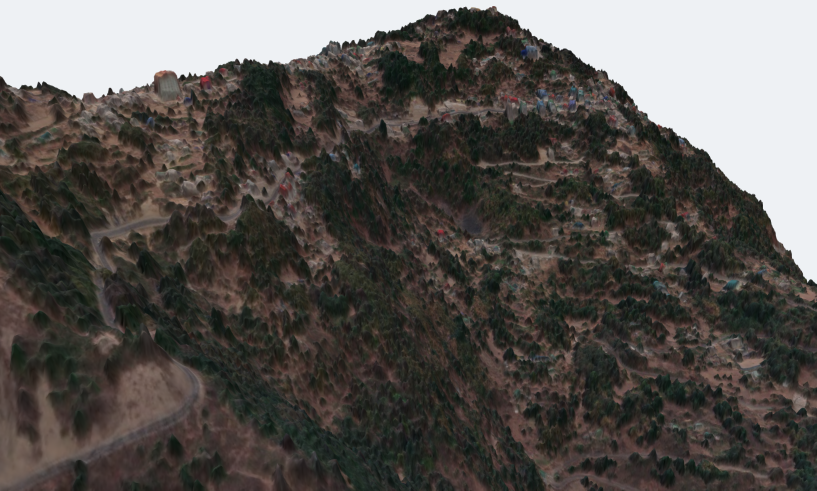
#> input picture docs/sikkimhilly.png, 1633 x 981 px, found by its file name (shown at 1/2 size)
$ python crop_shots.py
#> lines starting #> are read from the running program, lines starting #| are printed output that depends on the picture
"""Crop the viewer captures into a consistent band for the deck.

The raw captures are 3200x2000 with a control panel on the left and a stats panel on the
right. Both panels are worth showing once, at readable size, but three full captures side
by side would render the text as illegible grey. So each is cropped to the 3D viewport at
a common 2.1:1 aspect, and the panels are shown separately only where there is room.

Crop boxes are in source pixels and were chosen by looking at the captures.

    python tools/ppt/crop_shots.py
"""
from __future__ import annotations

from pathlib import Path

from PIL import Image

SHOTS = Path("D:/sih2026/depthwizard/tools/ppt/shots")
DOCS = Path("D:/sih2026/depthwizard/docs")
ASPECT = 2.1

# Hand-composed captures that are not 3200x2000 viewer screenshots. These are cropped to
# ASPECT at the vertical offset that leaves the least empty sky, rather than by a fixed
# box, because their framing is chosen by eye and will not be reproducible.
# name -> (source, anchor). "top" keeps the top of the frame and trims the bottom;
# "auto" picks the offset with the least sky. Auto was the first choice for the Sikkim
# capture and was wrong: minimising sky trimmed the ridgeline, which is the whole point
# of the shot. Sky against a white slide reads as sky; a decapitated ridge reads as a
# mistake.
SUPPLIED = {"sikkim_hilly": (DOCS / "sikkimhilly.png", "top")}

# name -> (left, top, right, bottom) in the 3200x2000 capture, clear of both HUD panels
BOXES = {
    # The valley renders as a diagonal ridge with empty grey below it, so this takes the
    # ridge band only. Left edges clear the control panel, whose right edge is at x 585;
    # right edges stop short of the stats panel, which starts at x 2688.
    "sikkim_valley": (1080, 70, 2650, 818),
    "sikkim_town": (620, 60, 2660, 1560),
    "urban_height": (640, 380, 2680, 1780),
    "urban_sigma": (640, 380, 2680, 1780),
}


def to_aspect(box, aspect=ASPECT):
    """Grow or shrink the box vertically about its centre to hit the target aspect."""
    l, t, r, b = box
    w = r - l
    h = w / aspect
    cy = (t + b) / 2
    return (l, int(cy - h / 2), r, int(cy + h / 2))


def fit_supplied(src, dest, anchor="top", aspect=ASPECT, step=4):
    """Crop a supplied image to `aspect`. See SUPPLIED for what `anchor` means."""
#> called with anchor = 'top', aspect = 2.1, step = 4
    import numpy as np
    im = Image.open(src).convert("RGB")
    a = np.asarray(im)
    h = int(round(im.width / aspect))
#> h = 778
    if h >= im.height:
        raise ValueError(f"{src.name} is {im.width}x{im.height}; too short for {aspect}:1")
    if anchor == "top":
        top = 0
    else:
        top = min(range(0, im.height - h + 1, step),
                  key=lambda t: float((a[t:t + h].min(axis=2) > 235).mean()))
    white = float((a[top:top + h].min(axis=2) > 235).mean())
#> white = 0.217
    im.crop((0, top, im.width, top + h)).save(dest, optimize=True)
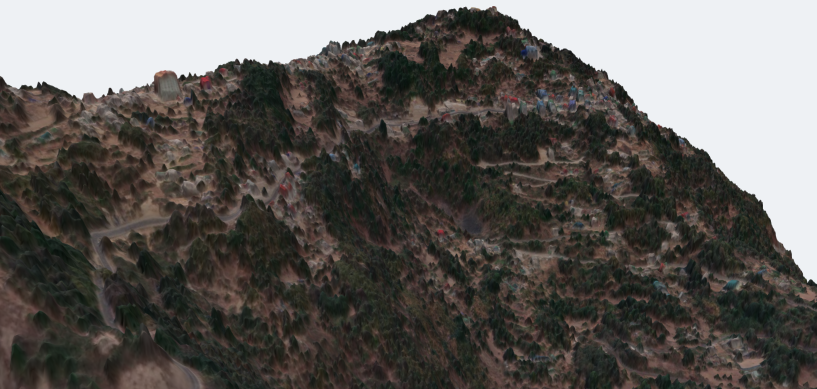
#> saved as sikkim_hilly_crop.png: PIL image 1633x778 RGB (shown at 1/2 size); mean R, G, B 96.2, 92.8, 89
    return top, white


def main() -> None:
    for name, box in BOXES.items():
        src = SHOTS / f"{name}.png"
        if not src.exists():
            print(f"  missing {src.name}; run capture_viewer.py first")
            continue
        im = Image.open(src).convert("RGB")
        l, t, r, b = to_aspect(box)
        # Never crop outside the capture.
        t, b = max(0, t), min(im.height, b)
        r = min(im.width, r)
        out = im.crop((l, t, r, b))
        dest = SHOTS / f"{name}_crop.png"
        out.save(dest, optimize=True)
        print(f"  {dest.name:<26} {out.width}x{out.height} "
              f"({out.width / out.height:.2f}:1)  {dest.stat().st_size / 1024:.0f} KB")

    for name, (src, anchor) in SUPPLIED.items():
        if not src.exists():
            print(f"  missing supplied image {src}")
            continue
        dest = SHOTS / f"{name}_crop.png"
        top, white = fit_supplied(src, dest, anchor)
#> top = 0; white = 0.217
        im = Image.open(dest)
        print(f"  {dest.name:<26} {im.width}x{im.height} "
#> (the run stopped early here; a loop or call above may not have finished)
